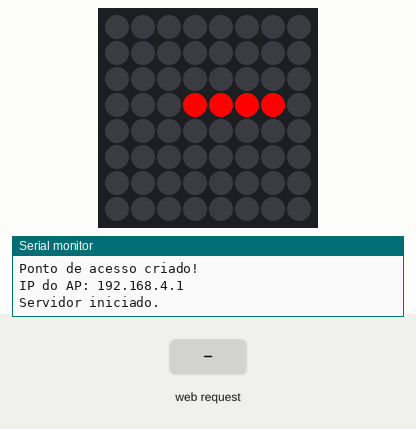
A sketch run on a simulated ESP8266 (NodeMCU). Parts: 8×8 RGB LED matrix (first LED top left, wired row by row), the last lines printed to the serial monitor. The inputs (shaded band) are chosen by the test bench. Random numbers use the default seed unless the sketch sets one.

Above: at 2.2 s.
2.3 s: HTTP request GET /a received
At 5.15 s:
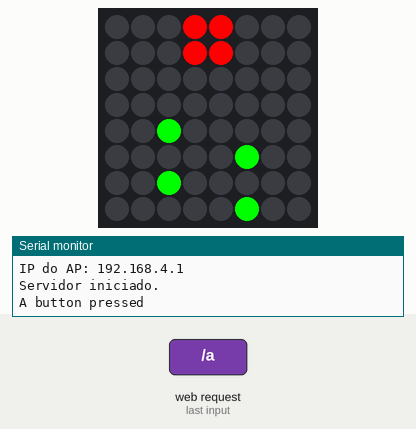
5.3 s: HTTP request GET /down received
At 8.15 s:
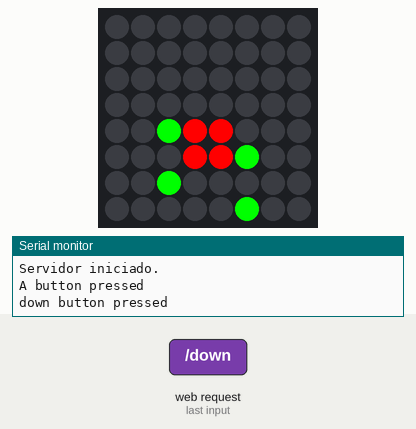
8.3 s: HTTP request GET /left received
At 9.8 s:
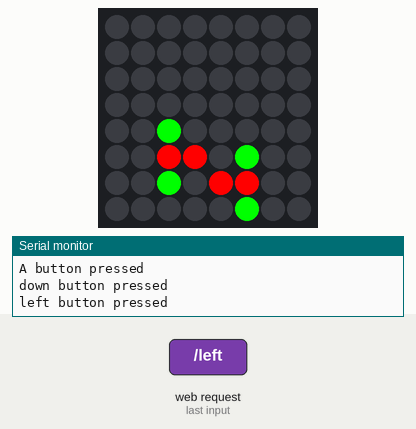
10.5 s: HTTP request GET /right received
At 11.8 s:
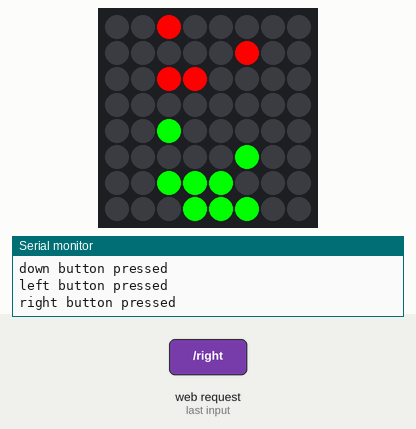
12.5 s: HTTP request GET /b received
At 13.4 s:
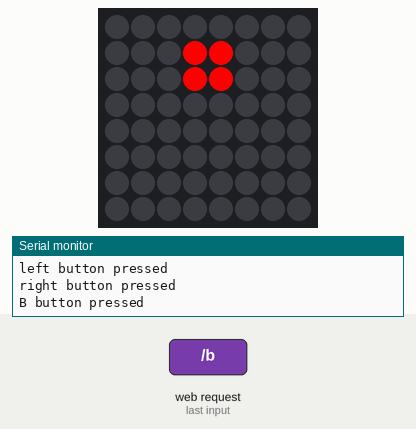
Timing chart, 0 to 15.5 s (numbered marks = the images above; inputs shaded):
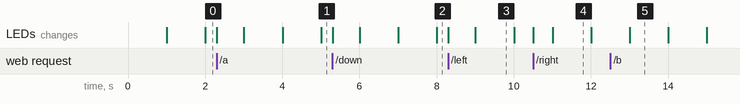

The sketch:

tetris.ino
```cpp
#include <ESP8266WiFi.h>
#include <WiFiClient.h>
#include <ESP8266WebServer.h>
#include <ArduinoJson.h>

#include "index.h" //MEMORY_TEST HTML

const char* ssid = "Labirinto";
const char* password = "12345678";


ESP8266WebServer server(80); //Server on port 80


void handleRoot() {
  String s = MAIN_page; //TO BE REPLACED WITH SPIFFS .html
  server.send(200, "text/html", s); //Send web page
}

bool leftPressed = false;
bool rightPressed = false;
bool upPressed = false;
bool downPressed = false;
bool aPressed = false;
bool bPressed = false;


void setup() {
  // Conexão Wi-Fi
  Serial.begin(115200);

  while (!Serial) {}

  WiFi.softAP(ssid, password);
  Serial.println("Ponto de acesso criado!");
  Serial.print("IP do AP: ");
  Serial.println(WiFi.softAPIP());


  // Configuração do servidor
  server.on("/", handleRoot);          // Página principal
  server.on("/up", up);                 // Botão de cima
  server.on("/down", down);             // Botão de baixo
  server.on("/left", left);             // Botão da esquerda
  server.on("/right", right);           // Botão da direita
  server.on("/a", a);                   // Botão A
  server.on("/b", b);                   // Botão B
  server.on("/stop", stop);     // Soltar botão A
  server.begin();
  Serial.println("Servidor iniciado.");


  # if defined(__AVR_ATtiny85__) && (F_CPU == 16000000)
    clock_prescale_set(clock_div_1);
  # endif


  delay(1000);

  game_setup();
}

void loop() {
  server.handleClient();
  if (leftPressed) {
    move("left");
  } else if (rightPressed) {
    move("right");
  } else if (upPressed) {
    move("up");
  } else if (downPressed) {
    move("down");
  }

  game_loop();
}


void handleButtonPress(const String& button, bool pressed) {
  if (pressed) {
    if (button == "up") {
      move("up");
    } else if (button == "down") {
      move("down");
    } else if (button == "left") {
      move("left");
    } else if (button == "right") {
      move("right");
    } else if (button == "A") {
      move("rotate");
    } else if (button == "B") {
      move("reset");
    } else if (button == "stop") {
      leftPressed = false;
      rightPressed = false;
      upPressed = false;
      downPressed = false;
      aPressed = false;
      bPressed = false;
    }
    Serial.println(button + " button pressed");
  } else {
    Serial.println(button + " button released");
  }
  server.send(200, "text/plain", "OK");
}

void up() { handleButtonPress("up", true); }
void down() { handleButtonPress("down", true); }
void left() { handleButtonPress("left", true); }
void right() { handleButtonPress("right", true); }
void a() { handleButtonPress("A", true); }
void b() { handleButtonPress("B", true); }
void stop() { handleButtonPress("stop", true); }
```

game.ino
```cpp
#include <Arduino.h>
#include <Adafruit_NeoPixel.h>
#ifdef __AVR__
#include <avr/power.h> // Required for 16 MHz Adafruit Trinket
#endif

#define PIN        D3
#define NUMPIXELS 64
Adafruit_NeoPixel pixels(NUMPIXELS, PIN, NEO_GRB + NEO_KHZ800);

const int COLS = 8;
const int ROWS = 8;

int board[ROWS][COLS];
int currentPiece[4][4][4];
int pieceRotation = 0;
int pieceRow, pieceCol;
bool running = false;

int score = 0;

struct Piece {
  int shape[4][4][4];
};

Piece I = {
  {{
    {0, 0, 0, 0},
    {1, 1, 1, 1},
    {0, 0, 0, 0},
    {0, 0, 0, 0}

  },{
    {0, 0, 1, 0},
    {0, 0, 1, 0},
    {0, 0, 1, 0},
    {0, 0, 1, 0}
  },
  {
    {0, 0, 0, 0},
    {1, 1, 1, 1},
    {0, 0, 0, 0},
    {0, 0, 0, 0}
  },
  {
    {0, 0, 1, 0},
    {0, 0, 1, 0},
    {0, 0, 1, 0},
    {0, 0, 1, 0}
  }},
};

Piece J = {
  {{
    {0, 0, 1, 0},
    {0, 0, 1, 0},
    {0, 1, 1, 0},
    {0, 0, 0, 0}
  },
  {
    {0, 0, 0, 0},
    {1, 1, 1, 0},
    {0, 0, 1, 0},
    {0, 0, 0, 0}
  },
  {
    {0, 1, 1, 0},
    {0, 1, 0, 0},
    {0, 1, 0, 0},
    {0, 0, 0, 0}
  },
  {
    {0, 0, 0, 0},
    {1, 0, 0, 0},
    {1, 1, 1, 0},
    {0, 0, 0, 0}
  }},
};

Piece L = {
    {{
        {0, 1, 0, 0},
        {0, 1, 0, 0},
        {0, 1, 1, 0},
        {0, 0, 0, 0}
    },
    {
        {0, 0, 0, 0},
        {1, 1, 1, 0},
        {1, 0, 0, 0},
        {0, 0, 0, 0}
    },
    {
        {1, 1, 0, 0},
        {0, 1, 0, 0},
        {0, 1, 0, 0},
        {0, 0, 0, 0}
    },
    {
        {0, 0, 1, 0},
        {1, 1, 1, 0},
        {0, 0, 0, 0},
        {0, 0, 0, 0}
    }}
};

Piece O = {
    {{
        {1, 1, 0, 0},
        {1, 1, 0, 0},
        {0, 0, 0, 0},
        {0, 0, 0, 0}
    },
    {
        {1, 1, 0, 0},
        {1, 1, 0, 0},
        {0, 0, 0, 0},
        {0, 0, 0, 0}
    },
    {
        {1, 1, 0, 0},
        {1, 1, 0, 0},
        {0, 0, 0, 0},
        {0, 0, 0, 0}
    },
    {
        {1, 1, 0, 0},
        {1, 1, 0, 0},
        {0, 0, 0, 0},
        {0, 0, 0, 0}
    }
    },
};

Piece S = {
    {{
        {0, 1, 1, 0},
        {1, 1, 0, 0},
        {0, 0, 0, 0},
        {0, 0, 0, 0}
    },
    {
        {0, 1, 0, 0},
        {0, 1, 1, 0},
        {0, 0, 1, 0},
        {0, 0, 0, 0}
    },
    {
        {0, 0, 0, 0},
        {0, 1, 1, 0},
        {1, 1, 0, 0},
        {0, 0, 0, 0}
    },
    {
        {1, 0, 0, 0},
        {1, 1, 0, 0},
        {0, 1, 0, 0},
        {0, 0, 0, 0}
    }}
};

Piece T = {
  {{
    {0, 1, 0, 0},
    {1, 1, 1, 0},
    {0, 0, 0, 0},
    {0, 0, 0, 0}
  },
  {
    {0, 1, 0, 0},
    {0, 1, 1, 0},
    {0, 1, 0, 0},
    {0, 0, 0, 0}
  },
  {
    {0, 0, 0, 0},
    {1, 1, 1, 0},
    {0, 1, 0, 0},
    {0, 0, 0, 0}
  },
  {
    {0, 1, 0, 0},
    {1, 1, 0, 0},
    {0, 1, 0, 0},
    {0, 0, 0, 0}
  }}
};

Piece Z = {
    {{
        {1, 1, 0, 0},
        {0, 1, 1, 0},
        {0, 0, 0, 0},
        {0, 0, 0, 0}
    },
    {
        {0, 0, 1, 0},
        {0, 1, 1, 0},
        {0, 1, 0, 0},
        {0, 0, 0, 0}
    },
    {
        {0, 0, 0, 0},
        {1, 1, 0, 0},
        {0, 1, 1, 0},
        {0, 0, 0, 0}
    },
    {
        {0, 1, 0, 0},
        {1, 1, 0, 0},
        {1, 0, 0, 0},
        {0, 0, 0, 0}
    }
    }
};


void drawPiece() {
    for (int i = 0; i < 4; i++) {
        for (int j = 0; j < 4; j++) {
            if (currentPiece[pieceRotation][i][j] == 1) {
                int pixelIndex;
                if ((pieceRow + i) % 2 == 0) {
                    pixelIndex = (pieceRow + i) * COLS + (COLS - (pieceCol + j) - 1);
                } else {
                    pixelIndex = (pieceRow + i) * COLS + (pieceCol + j);
                }
                pixels.setPixelColor(pixelIndex, pixels.Color(255, 0, 0));
            }
        }
    }
}

void createPiece() {
  int piece = random(7);
  int shape[4][4][4];
  switch (piece) {
    case 0:
      memcpy(shape, I.shape, sizeof(I.shape));
      break;
    case 1:
      memcpy(shape, J.shape, sizeof(J.shape));
      break;
    case 2:
      memcpy(shape, L.shape, sizeof(L.shape));
      break;
    case 3:
      memcpy(shape, O.shape, sizeof(O.shape));
      break;
    case 4:
      memcpy(shape, S.shape, sizeof(S.shape));
      break;
    case 5:
      memcpy(shape, T.shape, sizeof(T.shape));
      break;
    case 6:
      memcpy(shape, Z.shape, sizeof(Z.shape));
      break;
  }
    for (int k = 0; k < 4; k++) {
        for (int i = 0; i < 4; i++) {
            for (int j = 0; j < 4; j++) {
                currentPiece[k][i][j] = shape[k][i][j];
            }
        }
    }

  pieceRow = 0;
  pieceCol = 3;
  pieceRotation = 0;
  score += 1;
}

void drawBoard() {
    pixels.clear();
        for (int i = 0; i < ROWS; i++) {
            for (int j = 0; j < COLS; j++) {
                int pixelIndex;
                if (i % 2 == 0) {
                    pixelIndex = i * COLS + (COLS - j - 1);
                } else {
                    pixelIndex = i * COLS + j;
                }
                if (board[i][j] == 1) {
                    pixels.setPixelColor(pixelIndex, pixels.Color(0, 255, 0));
                } else {
                    pixels.setPixelColor(pixelIndex, pixels.Color(0, 0, 0));
                }
            }
        }
    drawPiece();
    pixels.show();
}

bool isCollision() {
  for (int i = 0; i < 4; i++) {
    for (int j = 0; j < 4; j++) {
      if (currentPiece[pieceRotation][i][j] == 1) {
        if (i + pieceRow >= ROWS || j + pieceCol >= COLS || j + pieceCol < 0 || board[i + pieceRow][j + pieceCol] == 1) {
          return true;
        }
      }
    }
  }
  return false;
}


void moveLeft() {
  pieceCol--;
  if (isCollision()) {
    pieceCol++;
  }
  drawBoard();
}

void moveRight() {
  pieceCol++;
  if (isCollision()) {
    pieceCol--;
  }
  drawBoard();
}

void mergePiece() {
  for (int i = 0; i < 4; i++) {
    for (int j = 0; j < 4; j++) {
      if (currentPiece[pieceRotation][i][j] == 1) {
        board[i + pieceRow][j + pieceCol] = 1;
      }
    }
  }
}

void clearLines() {
  for (int i = 0; i < ROWS; i++) {
    bool full = true;
    for (int j = 0; j < COLS; j++) {
      if (board[i][j] == 0) {
        full = false;
        break;
      }
    }
    if (full) {
      for (int j = 0; j < COLS; j++) {
        board[i][j] = 0;
      }
      for (int k = i; k > 0; k--) {
        for (int j = 0; j < COLS; j++) {
          board[k][j] = board[k - 1][j];
        }
      }
    }
  }
}

void rotatePiece() {
    pieceRotation = (pieceRotation + 1) % 4;
    drawBoard();
}

void movePieceDown() {
  pieceRow++;
  if (isCollision()) {
    pieceRow--;
    mergePiece();
    clearLines();
    createPiece();
    if (isCollision()) {
      running = false;
      reset();
    }
  }
  drawBoard();
}

void reset() {
  for (int i = 0; i < ROWS; i++) {
    for (int j = 0; j < COLS; j++) {
      board[i][j] = 0;
    }
  }
  score = 0;
  createPiece();
  running = true;
}

void move(const String& direction) {
  if (direction == "left") {
    moveLeft();
  } else if (direction == "right") {
    moveRight();
  } else if (direction == "rotate") {
    rotatePiece();
  } else if (direction == "down") {
    movePieceDown();
  } else if (direction == "rotate") {
    rotatePiece();
  } else if (direction == "reset") {
    reset();
  }
}

void game_setup() {
    pixels.begin();
    randomSeed(analogRead(0));
    for (int i = 0; i < ROWS; i++) {
        for (int j = 0; j < COLS; j++) {
        board[i][j] = 0;
        }
    }
    createPiece();
    running = true;
}

void game_loop() {
    static unsigned long lastUpdate = 0;
    unsigned long currentMillis = millis();
    if (currentMillis - lastUpdate >= 1000) {
        lastUpdate = currentMillis;
        movePieceDown();
        drawBoard();
        drawPiece();
    }

}
```

index.h
```cpp
const char MAIN_page[] PROGMEM = R"=====(
<!DOCTYPE html>
<html lang="en">
<head>
    <meta charset="UTF-8">
    <meta name="viewport" content="width=device-width, initial-scale=1.0">
    <title>Simple Webpage</title>
</head>
<body style="background-color: gray;"></body>
    <div style="display: flex; justify-content: center; align-items: center; height: 100vh;">
        <div style="display: grid; grid-template-areas:
            '. up . . . .'
            'left . right . a b'
            '. down . . . .';
            gap: 10px;">
            <button style="grid-area: up; width: 50px; height: 50px; background-color: black; color: white;"
                onpointerdown="sendAction('up')" onpointerup="sendAction('stop')">Up</button>
            <button style="grid-area: left; width: 50px; height: 50px; background-color: black; color: white;"
                onpointerdown="sendAction('left')" onpointerup="sendAction('stop')">Left</button>
            <button style="grid-area: right; width: 50px; height: 50px; background-color: black; color: white;"
                onpointerdown="sendAction('right')" onpointerup="sendAction('stop')">Right</button>
            <button style="grid-area: down; width: 50px; height: 50px; background-color: black; color: white;"
                onpointerdown="sendAction('down')" onpointerup="sendAction('stop')">Down</button>
            <button style="grid-area: a; width: 50px; height: 50px; background-color: red; color: white;"
                onpointerdown="sendAction('a')" onpointerup="sendAction('stop')">A</button>
            <button style="grid-area: b; width: 50px; height: 50px; background-color: blue; color: white;"
                onpointerdown="sendAction('b')" onpointerup="sendAction('stop')">B</button>
        </div>
    </div>
</body>

</body>
<script>
    function sendAction(action) {
        setTimeout(enableButtons, 5000);
        var xhttp = new XMLHttpRequest();
        xhttp.open("GET", "/" + action, true);
        xhttp.send();
        xhttp.onreadystatechange = function() {
            if (this.readyState == 4 && this.status == 200) {
                if (this.responseText == "OK") {
                    enableButtons();
                }
            }
        };
        disableButtons();
    }

    function disableButtons() {
        var buttons = document.querySelectorAll('button');
        buttons.forEach(function(button) {
            button.disabled = true;
        });
    }

    function enableButtons() {
        var buttons = document.querySelectorAll('button');
        buttons.forEach(function(button) {
            button.disabled = false;
        });
    }

</script>
</html>
)=====";
```

Measured:
- what the display in image 3 shows lasts 1.0 s, from 9.0 s to 10.0 s
